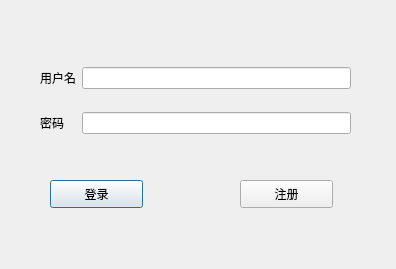
<?xml version="1.0" encoding="UTF-8"?>
<ui version="4.0">
 <class>login</class>
 <widget class="QDialog" name="login">
  <property name="geometry">
   <rect>
    <x>0</x>
    <y>0</y>
    <width>396</width>
    <height>269</height>
   </rect>
  </property>
  <property name="windowTitle">
   <string>Dialog</string>
  </property>
  <widget class="QWidget" name="gridLayoutWidget">
   <property name="geometry">
    <rect>
     <x>40</x>
     <y>50</y>
     <width>311</width>
     <height>101</height>
    </rect>
   </property>
   <layout class="QGridLayout" name="gridLayout">
    <item row="2" column="1">
     <widget class="QLineEdit" name="lineEditPassword"/>
    </item>
    <item row="1" column="1">
     <widget class="QLineEdit" name="lineEditUser"/>
    </item>
    <item row="1" column="0">
     <widget class="QLabel" name="labUser">
      <property name="text">
       <string>用户名</string>
      </property>
     </widget>
    </item>
    <item row="2" column="0">
     <widget class="QLabel" name="labPassword">
      <property name="text">
       <string>密码</string>
      </property>
     </widget>
    </item>
   </layout>
  </widget>
  <widget class="QPushButton" name="btLogin">
   <property name="geometry">
    <rect>
     <x>50</x>
     <y>180</y>
     <width>93</width>
     <height>28</height>
    </rect>
   </property>
   <property name="text">
    <string>登录</string>
   </property>
  </widget>
  <widget class="QPushButton" name="btRegister">
   <property name="geometry">
    <rect>
     <x>240</x>
     <y>180</y>
     <width>93</width>
     <height>28</height>
    </rect>
   </property>
   <property name="text">
    <string>注册</string>
   </property>
  </widget>
 </widget>
 <resources/>
 <connections/>
</ui>
